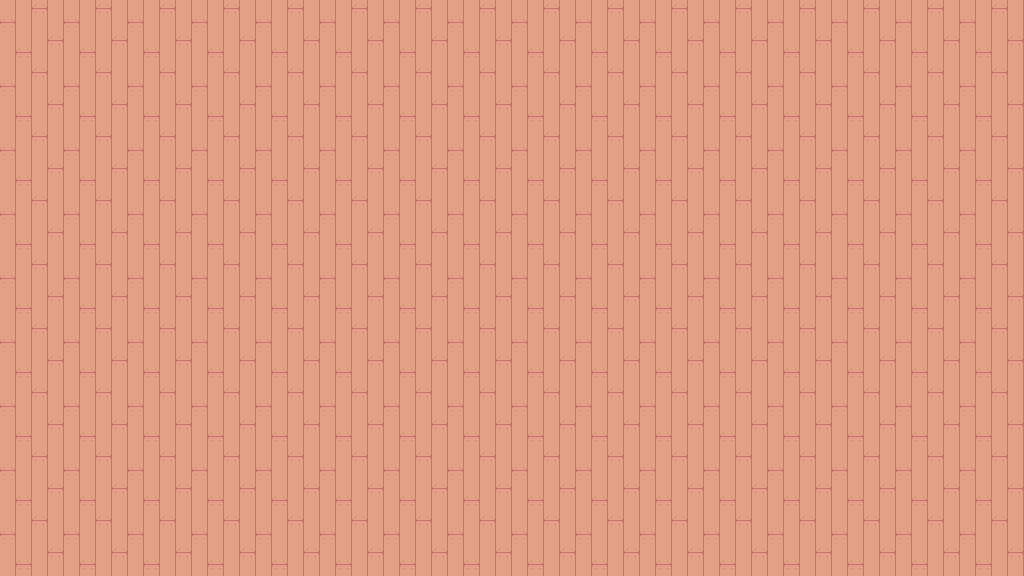

Rendered tile map (Tiled .tmx) drawn with the repository's tilesets; below, a short description and the map source with its tile grids summarised:
An orthogonal 16x9 tile map with 64x64 px tiles, 4 tile layers (background, onc, oic, onn) and 12 objects (4x Angel, 3x Portal, 2x Ophanim, Player, NPC, ...).

<map version="1.10" tiledversion="2025.02.03" orientation="orthogonal" renderorder="right-down" width="16" height="9" tilewidth="64" tileheight="64" infinite="0" nextlayerid="25" nextobjectid="26">
 <editorsettings>
  <export target="dp_1.json" format="json" />
 </editorsettings>
 <tileset firstgid="1" source="room_tileset_updated.tsx" />
 <layer id="1" name="background" width="16" height="9">
  <data>[144 cells, 144 non-empty, 1 distinct tile ids]</data>
 </layer>
 <layer id="2" name="onc" width="16" height="9">
  <data>[144 cells, 0 non-empty, 0 distinct tile ids]</data>
 </layer>
 <layer id="7" name="oic" width="16" height="9">
  <data>[144 cells, 0 non-empty, 0 distinct tile ids]</data>
 </layer>
 <layer id="8" name="onn" width="16" height="9">
  <data>[144 cells, 0 non-empty, 0 distinct tile ids]</data>
 </layer>
 <objectgroup id="12" name="holes" />
 <objectgroup id="6" name="player">
  <object id="8" type="Player" gid="27" x="87" y="319" width="64" height="64" />
 </objectgroup>
 <objectgroup id="5" name="enemies">
  <object id="4" name="eC_0" type="Ophanim" gid="28" x="382" y="350" width="64" height="64" />
  <object id="6" name="eC_0" type="Angel" gid="29" x="117" y="515" width="64" height="64" />
  <object id="18" name="eC_0" type="Angel" gid="29" x="206" y="177" width="64" height="64" />
  <object id="19" name="eC_0" type="Angel" gid="29" x="84" y="143" width="64" height="64" />
  <object id="20" name="eC_0" type="Angel" gid="29" x="8" y="467" width="64" height="64" />
  <object id="21" name="eC_0" type="Ophanim" gid="28" x="402" y="227" width="64" height="64" />
 </objectgroup>
 <objectgroup id="3" name="portals">
  <object id="1" name="dp_0" type="Portal" gid="31" x="0" y="322" width="64" height="64" />
  <object id="16" name="dp_2" type="Portal" gid="31" x="481" y="65" width="64" height="64" />
  <object id="17" name="dp_3" type="Portal" gid="31" x="481" y="575" width="64" height="64" />
 </objectgroup>
 <objectgroup id="11" name="fires" />
 <objectgroup id="4" name="npcs">
  <object id="3" name="virgil" type="NPC" x="869.5" y="301.5" width="83" height="19">
   <text wrap="1">Virgil</text>
  </object>
 </objectgroup>
 <objectgroup id="10" name="items" />
 <objectgroup id="9" name="powerups">
  <object id="24" type="TripleShot" gid="252" x="768" y="193" width="64" height="64" />
 </objectgroup>
</map>
